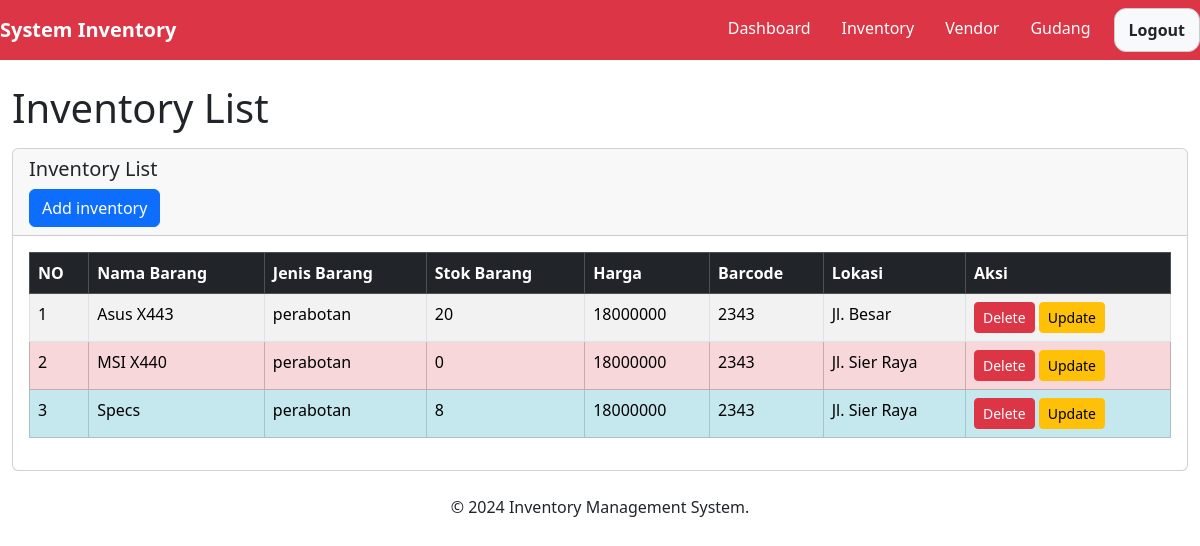
The page /views/inventory.php on the database its author committed.
### tables this page shows
CREATE TABLE `inventoryy` (
  `id_inv` int(11) NOT NULL,
  `nama_barang` varchar(100) NOT NULL,
  `jenis_barang` varchar(100) NOT NULL,
  `stok_barang` int(25) NOT NULL,
  `barcode` int(25) NOT NULL,
  `harga` int(25) NOT NULL,
  `lokasi` varchar(100) NOT NULL
);

### include/function.php (called while the page is built, shortened)
<?php
include 'koneksi.php';
function getAllInv() {
    global $conn;
    $stmt = $conn->prepare("SELECT * FROM inventoryy");
    $stmt->execute();
    $result = $stmt->get_result();
    return $result->fetch_all(MYSQLI_ASSOC);
}
?>

### views/inventory.php (the view, shortened to what this page needs)
<?php
include '../part/header.php';
include '../include/function.php';
$inventory = getAllInv();
?>
<!DOCTYPE html>
<html lang="en">
<head>
    <link href="https://cdn.jsdelivr.net/npm/bootstrap@5.3.2/dist/css/bootstrap.min.css" rel="stylesheet">
</head>
<body>
<div class="container-fluid">
    <div class="row">
        <div class="col-md-12">
            <h1 class="mt-4">Inventory List</h1>
            <div class="card mt-3">
                <div class="card-header">
                    <h5>Inventory List</h5>
                    <a href="addinv.php" class="btn btn-primary float-right">Add inventory</a>
                </div>
                <div class="card-body">
    <table class="table table-bordered table-striped">
        <thead class="table-dark">
            <tr>
                <th>NO</th>
                <th>Nama Barang</th>
                <th>Jenis Barang</th>
                <th>Stok Barang</th>
                <th>Harga</th>
                <th>Barcode</th>
                <th>Lokasi</th>
                <th>Aksi</th>
            </tr>
        </thead>
        <tbody>
            <?php $no = 1; foreach ($inventory as $inv): ?>
            <tr class="<?php
                if($inv['stok_barang'] == 0) {
                    echo 'table-danger';
                } elseif($inv['stok_barang'] <=  10 ){
                    echo 'table-info';
                }?>">
                <td><?= $no++ ?></td>
                <td><?= $inv['nama_barang'] ?></td>
                <td><?= $inv['jenis_barang'] ?></td>
                <td><?= $inv['stok_barang'] ?></td>
                <td><?= $inv['harga'] ?></td>
                <td><?= $inv['barcode'] ?></td>
                <td><?= $inv['lokasi'] ?></td>
                <td>
                    <a href="http://localhost/drill1/views/inventory.php?deleteInv=<?= $inv['id_inv'] ?>" class="btn btn-danger btn-sm">Delete</a>
                    <a href="editInv.php?updateInv=<?= $inv['id_inv'] ?>" class="btn btn-warning btn-sm">Update</a>
                </td>
            </tr>
            <?php endforeach; ?>
        </tbody>
    </table>
                </div>
</div>
</body>
</html>
<?php include '../part/footer.php'; ?>

### part/header.php (shortened to what this page needs)
<!DOCTYPE html>
<html lang="en">
<head>
    <link rel="stylesheet" href="http://localhost/LSP/bootstrap/bootstrap1/css/bootstrap.min.css">
</head>
<body>
<nav class="navbar navbar-expand-lg navbar-light bg-danger">
    <a class="navbar-brand text-white" href="#"><b>System Inventory</b></a>
    <div class="collapse navbar-collapse justify-content-end" id="navbarNav">
        <ul class="navbar-nav">
            <li class="nav-item">
                <a href="http://localhost/drill1/dashboard.php" class="nav-link text-white" aria-current="page">Dashboard</a>
            </li>
            <li class="nav-item">
                <a href="http://localhost/drill1/views/inventory.php" class="nav-link text-white">Inventory</a>
            </li>
            <li class="nav-item">
                <a href="http://localhost/drill1/views/vendor.php" class="nav-link text-white">Vendor</a>
            </li>
            <li class="nav-item">
                <a href="http://localhost/drill1/views/gudang.php" class="nav-link text-white">Gudang</a>
            </li>
            <li class="nav-item">
            <button style="border-radius: 12px; padding: px 8px; background-color: #f8f9fa; border: 1px solid #ccc;">
             <a class="nav-link text-dark" href="http://localhost/drill1/logout.php" style="text-decoration: none;">
             <b>Logout</b>
    </a>
</button>
            </li>
        </ul>
    </div>
</nav>

### part/footer.php (shortened to what this page needs)
<footer class="text-center py-4 ">
    <p>&copy; <?php echo date("Y"); ?> Inventory Management System.</p>
</footer>
</body>
</html>

### part/header.php (style rules this page uses)
.nav-link { text-decoration: none; }
.navbar { padding-left: 40px; padding-right: 40px; }
.navbar-nav .nav-item { margin-right: 15px; }
.navbar-nav .nav-item:last-child { margin-right: 0; }

### rows shown on the page
inventoryy: nama_barang "Asus X443", jenis_barang "perabotan", stok_barang "20", harga "18000000", barcode "2343", lokasi "Jl. Besar"
inventoryy: nama_barang "MSI X440", jenis_barang "perabotan", stok_barang "0", harga "18000000", barcode "2343", lokasi "Jl. Sier Raya"
inventoryy: nama_barang "Specs", jenis_barang "perabotan", stok_barang "8", harga "18000000", barcode "2343", lokasi "Jl. Sier Raya"
